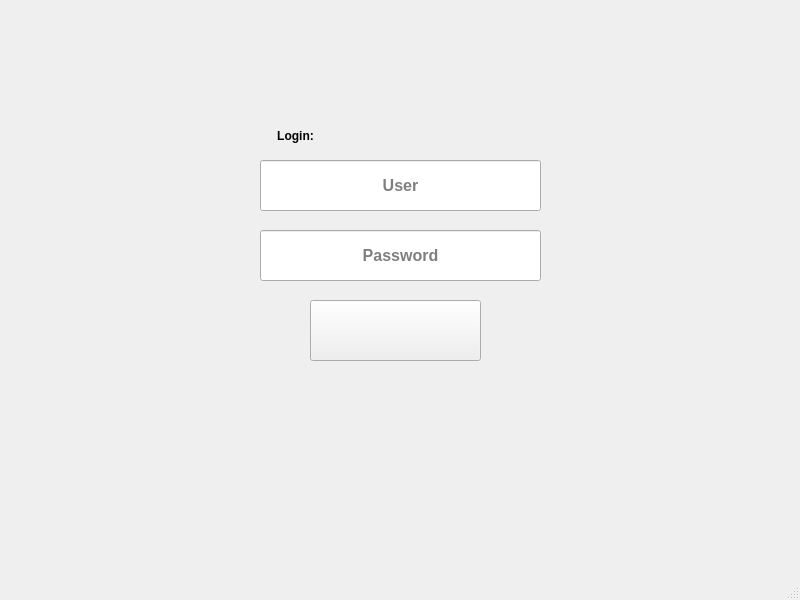
<?xml version="1.0" encoding="UTF-8"?>
<ui version="4.0">
 <class>LoginWindow</class>
 <widget class="QMainWindow" name="LoginWindow">
  <property name="geometry">
   <rect>
    <x>0</x>
    <y>0</y>
    <width>800</width>
    <height>600</height>
   </rect>
  </property>
  <property name="windowTitle">
   <string>MainWindow</string>
  </property>
  <property name="styleSheet">
   <string notr="true">border-image: url(:/images/images/game_background.png);</string>
  </property>
  <widget class="QWidget" name="centralwidget">
   <widget class="QLineEdit" name="label_user">
    <property name="geometry">
     <rect>
      <x>260</x>
      <y>160</y>
      <width>281</width>
      <height>51</height>
     </rect>
    </property>
    <property name="font">
     <font>
      <pointsize>12</pointsize>
      <italic>false</italic>
      <bold>true</bold>
      <underline>false</underline>
      <strikeout>false</strikeout>
     </font>
    </property>
    <property name="styleSheet">
     <string notr="true">border-image: url(:/images/images/name.png)</string>
    </property>
    <property name="text">
     <string/>
    </property>
    <property name="echoMode">
     <enum>QLineEdit::Normal</enum>
    </property>
    <property name="alignment">
     <set>Qt::AlignCenter</set>
    </property>
    <property name="placeholderText">
     <string>User</string>
    </property>
   </widget>
   <widget class="QLineEdit" name="label_pass">
    <property name="geometry">
     <rect>
      <x>260</x>
      <y>230</y>
      <width>281</width>
      <height>51</height>
     </rect>
    </property>
    <property name="font">
     <font>
      <pointsize>12</pointsize>
      <italic>false</italic>
      <bold>true</bold>
      <underline>false</underline>
      <strikeout>false</strikeout>
     </font>
    </property>
    <property name="styleSheet">
     <string notr="true">border-image: url(:/images/images/name.png)</string>
    </property>
    <property name="text">
     <string/>
    </property>
    <property name="echoMode">
     <enum>QLineEdit::Password</enum>
    </property>
    <property name="alignment">
     <set>Qt::AlignCenter</set>
    </property>
    <property name="placeholderText">
     <string>Password</string>
    </property>
   </widget>
   <widget class="QLabel" name="label">
    <property name="geometry">
     <rect>
      <x>270</x>
      <y>120</y>
      <width>51</width>
      <height>31</height>
     </rect>
    </property>
    <property name="font">
     <font>
      <bold>true</bold>
     </font>
    </property>
    <property name="styleSheet">
     <string notr="true">border-image: url(:/images/images/white_background.jpg)</string>
    </property>
    <property name="text">
     <string>Login:</string>
    </property>
    <property name="alignment">
     <set>Qt::AlignCenter</set>
    </property>
   </widget>
   <widget class="QPushButton" name="b_sett">
    <property name="geometry">
     <rect>
      <x>310</x>
      <y>300</y>
      <width>171</width>
      <height>61</height>
     </rect>
    </property>
    <property name="styleSheet">
     <string notr="true">border-image: url(:/images/images/settings_button.png);</string>
    </property>
    <property name="text">
     <string/>
    </property>
   </widget>
  </widget>
  <widget class="QStatusBar" name="statusbar"/>
 </widget>
 <resources/>
 <connections/>
</ui>
